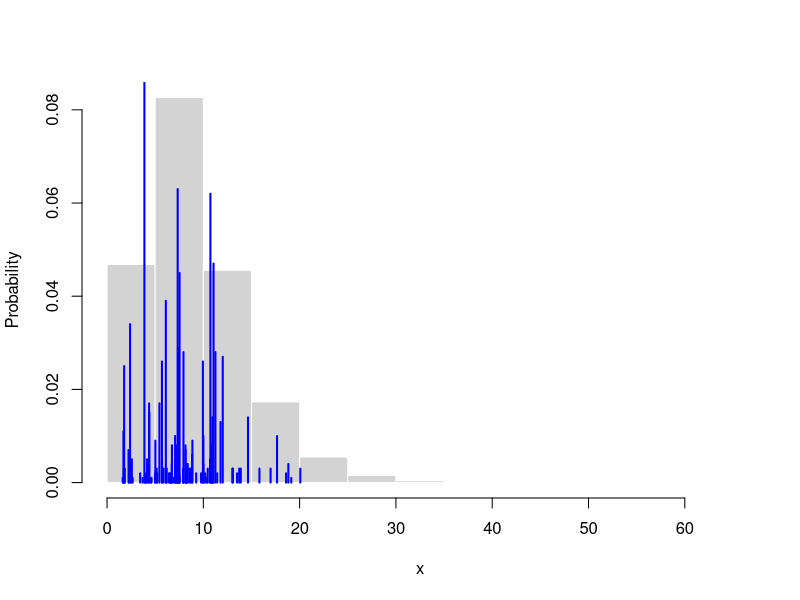

R code for this plot:
N <- 1000 # number of observations?
a <- 30 # alpha

rG <- function(num) rgamma(num,3,scale=3)
#rG <- function(num) rbeta(num,2,3)
#rG <- function(num) rnorm(num,0,1)
#rG <- function(num) rpois(num,4)

x <- rep(0,N)
x[1] <- rG(1)

for (i in 2:N) {
  nx <- table(x[1:(i-1)])
  xs <-    c(     rG(1),  names(nx) ) 
  probs <- c( a/(a+N-1), nx/(a+N-1) )
  x[i] <- as.numeric( sample(xs, 1, prob=probs) )
  cat("\r Progress: ",i,"/",N)
}

# Plot Results
#png("../../../../assets/ams241/01/plots/dp_gamma.png"); pmar <- par("mar")
#par("mar"=c(4,4,1,0))
  hist(rG(1e6),freq=F,add=F,col="lightgrey",border="white",xlab="x",
       ylab="Probability",main="")
  lines(table(x) / sum(table(x)) ,col="blue")
#par("mar"=pmar); dev.off()
